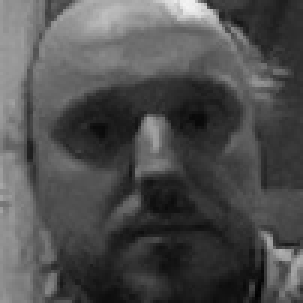
#> input picture dataset/User.0.104.jpg, 101 x 101 px, given in place of the camera (shown 3 times larger)
$ python 01_face_dataset.py
#> lines starting #> are read from the running program, lines starting #| are printed output that depends on the picture
import cv2
import os
import sys
DATA_SET = './dataset'

cam = cv2.VideoCapture(0)
cam.set(3, 640) # set video width
cam.set(4, 480) # set video height

# cam = cv2.VideoCapture('OUTPUT_FILE-2.avi')

face_detector = cv2.CascadeClassifier('./haarcascade_frontalface_default.xml')
# For each person, enter one numeric face id
face_id = int(input('\n Enter user ID end press <Enter> ==>  '))
#> the answer given: 3
print("\n Initializing face capture. Look the camera and wait ...")
# Initialize individual sampling face count
count = 0
index = 0

ids = []
for f_name in os.listdir(DATA_SET):
    parts = f_name.split(".")
    if int(parts[1]) == face_id:
        ids.append(int(parts[2]))
ids.sort()

if len(ids):
    index = ids[-1]
print(f"start index:{index}")

while(True):
    ret, img = cam.read()
#> img is the input picture: shape (101, 101, 3); min 2, max 243, mean 78.3
    gray = cv2.cvtColor(img, cv2.COLOR_BGR2GRAY)
    faces = face_detector.detectMultiScale(gray, 1.3, 5)
#> faces = [[7, 6, 89, 89]]
    for (x,y,w,h) in faces:
        cv2.rectangle(img, (x,y), (x+w,y+h), (255,0,0), 2)
        index += 1
        count += 1
        # Save the captured image into the datasets folder
        f_name = f"{DATA_SET}/User.{face_id}.{index}.jpg"
        print(f_name)
        cv2.imwrite(f_name, gray[y:y+h,x:x+w])
        cv2.imshow('image', img)
#> this loop made 1 pass
#> (x, y, w, h, index, count, f_name) on pass 1: (7, 6, 89, 89, 1, 1, './dataset/User.3.1.jpg')
#| ./dataset/User.3.1.jpg
#> pass 1, `cv2.imwrite(f_name, gray[y:y+h,x:x+w])`:
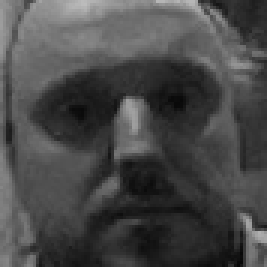
#> saved as User.3.1.jpg: shape (89, 89) (shown 3 times larger); min 7, max 188, mean 72.4
#> pass 1, `cv2.imshow('image', img)`:
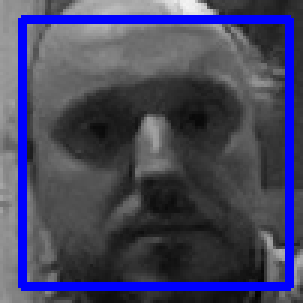
#> window 'image': shape (101, 101, 3) (shown 3 times larger); mean B, G, R 95.4, 68.8, 68.8
#> after the loop, count = 1; index = 1
    k = cv2.waitKey(100) & 0xff # Press 'ESC' for exiting video
#> (key Esc is pressed here)
    if k == 27:
        break
    elif count >= 30: # Take 30 face sample and stop video
         break
# Do a bit of cleanup
print("\n [INFO] Exiting Program and cleanup stuff")
cam.release()
cv2.destroyAllWindows()

$ run again, on dataset/User.0.147.jpg
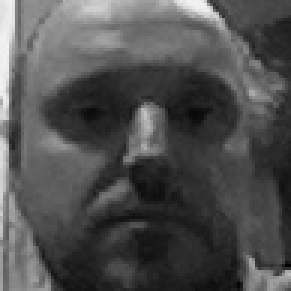
#> input picture dataset/User.0.147.jpg, 97 x 97 px, given in place of the camera (shown 3 times larger)
#> img is the input picture: shape (97, 97, 3); min 1, max 243, mean 79.8
#> faces = [[4, 3, 89, 89]]
#> the loop `for (x,y,w,h) in faces:` made 1 pass
#> (x, y, w, h, index, count, f_name) on pass 1: (4, 3, 89, 89, 1, 1, './dataset/User.3.1.jpg')
#> (printed output is left out)
#> pass 1, `cv2.imwrite(f_name, gray[y:y+h,x:x+w])`:
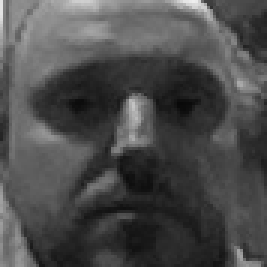
#> saved as User.3.1.jpg: shape (89, 89) (shown 3 times larger); min 9, max 238, mean 75.5
#> pass 1, `cv2.imshow('image', img)`:
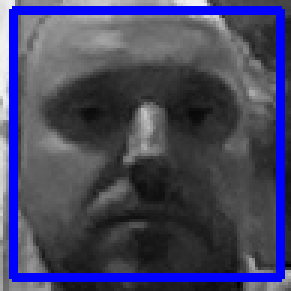
#> window 'image': shape (97, 97, 3) (shown 3 times larger); mean B, G, R 97.9, 69.1, 69.1
#> after the loop `for (x,y,w,h) in faces:`: count = 1
